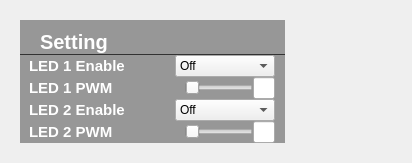
                  <widget class="QWidget" name="subtab_Light">
                   <property name="styleSheet">
                    <string notr="true">QWidget#light_settingWidget
{
	background-color:rgba(50,50,50,120);
	margin:20px;
}
QLabel{color:white;
font:bold 11pt Arial;
padding-left:5px;
min-width:150px;
max-width:150px;
}

QLabel#light_settingLabel
{color:white;
min-width:0px;
max-width:1000px;
border-style:outset;
border-bottom-width:1px;
border-color:rgba(50,50,50,255);
font:bold 15pt Arial;
padding-left:15px;
margin-top:10px;
}

QComboBox::list{
margin-left:10px;
margin-right:10px;
}</string>
                   </property>
                   <attribute name="title">
                    <string>Light</string>
                   </attribute>
                   <layout class="QHBoxLayout" name="horizontalLayout_17" stretch="1,1">
                    <property name="spacing">
                     <number>5</number>
                    </property>
                    <property name="leftMargin">
                     <number>0</number>
                    </property>
                    <property name="topMargin">
                     <number>0</number>
                    </property>
                    <property name="rightMargin">
                     <number>0</number>
                    </property>
                    <property name="bottomMargin">
                     <number>0</number>
                    </property>
                    <item>
                     <widget class="QWidget" name="light_settingWidget" native="true">
                      <layout class="QVBoxLayout" name="verticalLayout_11">
                       <property name="spacing">
                        <number>0</number>
                       </property>
                       <property name="leftMargin">
                        <number>20</number>
                       </property>
                       <property name="topMargin">
                        <number>20</number>
                       </property>
                       <property name="rightMargin">
                        <number>20</number>
                       </property>
                       <property name="bottomMargin">
                        <number>20</number>
                       </property>
                       <item>
                        <widget class="QLabel" name="light_settingLabel">
                         <property name="text">
                          <string>Setting</string>
                         </property>
                        </widget>
                       </item>
                       <item>
                        <layout class="QHBoxLayout" name="light_led1enableLayout">
                         <property name="rightMargin">
                          <number>10</number>
                         </property>
                         <item>
                          <widget class="QLabel" name="light_led1enableLabel">
                           <property name="sizePolicy">
                            <sizepolicy hsizetype="Preferred" vsizetype="Expanding">
                             <horstretch>0</horstretch>
                             <verstretch>0</verstretch>
                            </sizepolicy>
                           </property>
                           <property name="text">
                            <string>LED 1 Enable</string>
                           </property>
                          </widget>
                         </item>
                         <item alignment="Qt::AlignRight">
                          <widget class="QComboBox" name="light_led1enablecomboBox">
                           <property name="sizePolicy">
                            <sizepolicy hsizetype="Fixed" vsizetype="Fixed">
                             <horstretch>0</horstretch>
                             <verstretch>0</verstretch>
                            </sizepolicy>
                           </property>
                           <property name="minimumSize">
                            <size>
                             <width>100</width>
                             <height>0</height>
                            </size>
                           </property>
                           <property name="maximumSize">
                            <size>
                             <width>100</width>
                             <height>16777215</height>
                            </size>
                           </property>
                           <item>
                            <property name="text">
                             <string>Off</string>
                            </property>
                           </item>
                           <item>
                            <property name="text">
                             <string>On</string>
                            </property>
                           </item>
                          </widget>
                         </item>
                        </layout>
                       </item>
                       <item>
                        <layout class="QHBoxLayout" name="light_led1pwmLayout">
                         <item>
                          <widget class="QLabel" name="light_led1pwmLabel">
                           <property name="sizePolicy">
                            <sizepolicy hsizetype="Preferred" vsizetype="Expanding">
                             <horstretch>0</horstretch>
                             <verstretch>0</verstretch>
                            </sizepolicy>
                           </property>
                           <property name="text">
                            <string>LED 1 PWM</string>
                           </property>
                          </widget>
                         </item>
                         <item>
                          <layout class="QHBoxLayout" name="light_led1pwmsubLayout" stretch="5,1">
                           <property name="leftMargin">
                            <number>10</number>
                           </property>
                           <property name="rightMargin">
                            <number>10</number>
                           </property>
                           <item>
                            <widget class="QSlider" name="light_led1pwmSlider">
                             <property name="orientation">
                              <enum>Qt::Horizontal</enum>
                             </property>
                            </widget>
                           </item>
                           <item>
                            <widget class="LineEdit" name="light_led1pwmlineEdit"/>
                           </item>
                          </layout>
                         </item>
                        </layout>
                       </item>
                       <item>
                        <layout class="QHBoxLayout" name="light_led2enableLayout">
                         <property name="rightMargin">
                          <number>10</number>
                         </property>
                         <item>
                          <widget class="QLabel" name="light_led2enableLabel">
                           <property name="sizePolicy">
                            <sizepolicy hsizetype="Preferred" vsizetype="Expanding">
                             <horstretch>0</horstretch>
                             <verstretch>0</verstretch>
                            </sizepolicy>
                           </property>
                           <property name="text">
                            <string>LED 2 Enable</string>
                           </property>
                          </widget>
                         </item>
                         <item alignment="Qt::AlignRight">
                          <widget class="QComboBox" name="light_led2enablecomboBox">
                           <property name="sizePolicy">
                            <sizepolicy hsizetype="Fixed" vsizetype="Fixed">
                             <horstretch>0</horstretch>
                             <verstretch>0</verstretch>
                            </sizepolicy>
                           </property>
                           <property name="minimumSize">
                            <size>
                             <width>100</width>
                             <height>0</height>
                            </size>
                           </property>
                           <property name="maximumSize">
                            <size>
                             <width>100</width>
                             <height>16777215</height>
                            </size>
                           </property>
                           <item>
                            <property name="text">
                             <string>Off</string>
                            </property>
                           </item>
                           <item>
                            <property name="text">
                             <string>On</string>
                            </property>
                           </item>
                          </widget>
                         </item>
                        </layout>
                       </item>
                       <item>
                        <layout class="QHBoxLayout" name="light_led2pwmLayout">
                         <item>
                          <widget class="QLabel" name="light_led2pwmLabel">
                           <property name="sizePolicy">
                            <sizepolicy hsizetype="Preferred" vsizetype="Expanding">
                             <horstretch>0</horstretch>
                             <verstretch>0</verstretch>
                            </sizepolicy>
                           </property>
                           <property name="text">
                            <string>LED 2 PWM</string>
                           </property>
                          </widget>
                         </item>
                         <item>
                          <layout class="QHBoxLayout" name="light_led2pwmsubLayout" stretch="5,1">
                           <property name="leftMargin">
                            <number>10</number>
                           </property>
                           <property name="rightMargin">
                            <number>10</number>
                           </property>
                           <item>
                            <widget class="QSlider" name="light_led2pwmSlider">
                             <property name="orientation">
                              <enum>Qt::Horizontal</enum>
                             </property>
                            </widget>
                           </item>
                           <item>
                            <widget class="LineEdit" name="light_led2pwmlineEdit"/>
                           </item>
                          </layout>
                         </item>
                        </layout>
                       </item>
                      </layout>
                     </widget>
                    </item>
                    <item>
                     <widget class="QWidget" name="widget_2" native="true"/>
                    </item>
                   </layout>
                  </widget>
